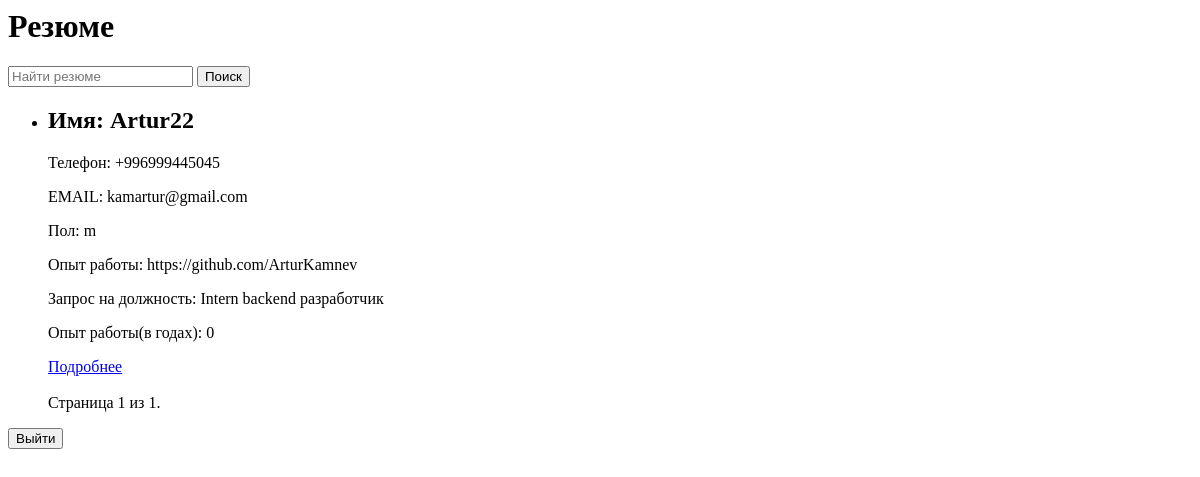
The page /resume_list/ on the database as committed earlier.
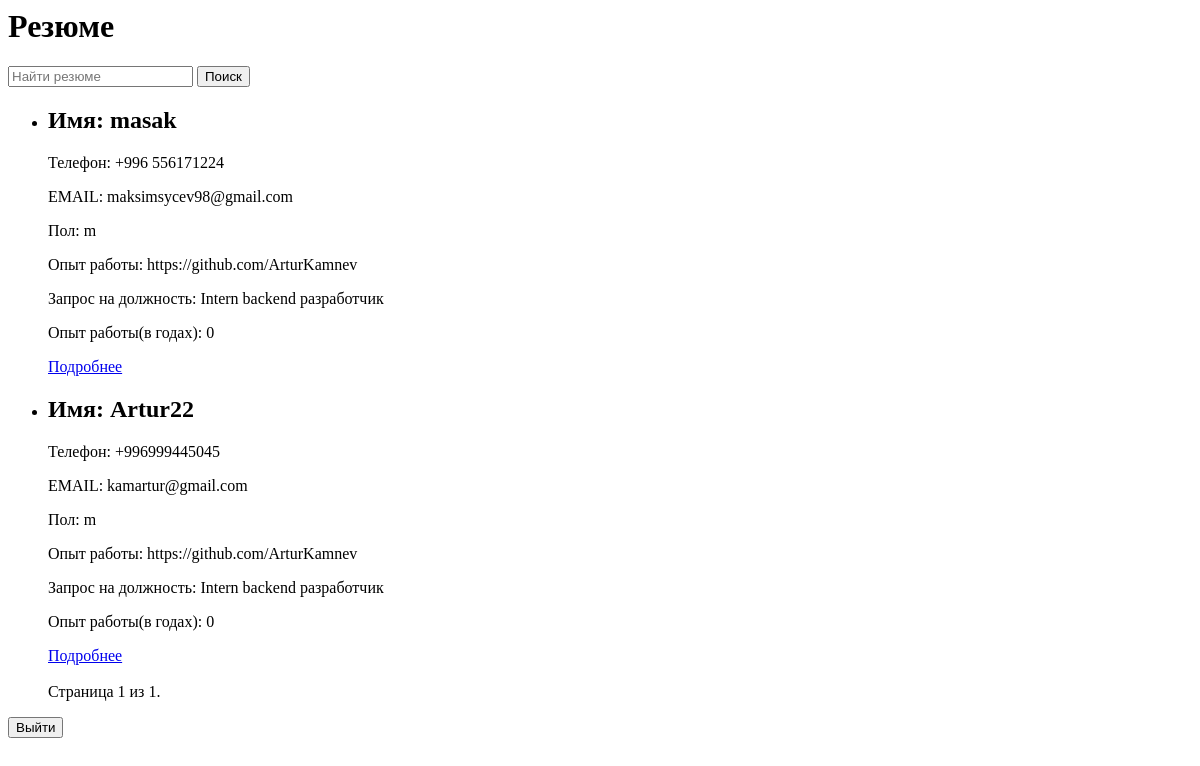
The same page on the database as committed later.
### workregister/models.py (models this page shows, shortened)
class CustomUser(User):
    phone_number = models.CharField(max_length=15)
    gender = models.CharField(max_length=25, default='m')
    link_to_resume = models.URLField()
    position = models.CharField(max_length=150)
    experience_years = models.IntegerField()
    views = models.PositiveIntegerField(default=0, null=True)

### workregister/views.py (the view)
# urls.py: path('resume_list/', views.ResumeListView.as_view(), name='resume_list'),
class ResumeListView(generic.ListView):
    template_name = 'resume_list.html'
    paginate_by = 2
    model = models.CustomUser
    context_object_name = 'resumes'
    def get_queryset(self):
        return self.model.objects.all().order_by('-id')
    def get_context_data(self, **kwargs):
        context = super().get_context_data(**kwargs)
        context['resumes'] = context['page_obj']
        return context

### templates/resume_list.html (shortened to what this page needs)
<h1>Резюме</h1>
<form action="{% url 'resume_search'  %}" method="GET" enctype="multipart/form-data">
    <input type="text" type="search" name="s" placeholder="Найти резюме">
    <button type="submit">Поиск</button>
</form>
<ul>
    {% for resume in resumes %}
    <li>
        <h2>Имя: {{ resume.username }}</h2>
        <p>Телефон: {{ resume.phone_number }}</p>
        <p>EMAIL: {{ resume.email }}</p>
        <p>Пол: {{ resume.gender }}</p>
        <p>Опыт работы: {{ resume.link_to_resume }}</p>
        <p>Запрос на должность: {{ resume.position }}</p>
        <p>Опыт работы(в годах): {{ resume.experience_years }}</p>
        <a href="{% url 'resume_detail' resume.id %}">Подробнее</a>
    </li>
    {% endfor %}
{% if not is_search %}
<div class="pagination">
    <span class="step-links">
        <br>
        <span class="current">
            Страница {{ resumes.number }} из {{ resumes.paginator.num_pages }}.
        </span>
    </span>
</div>
{% endif %}
</ul>
<form action="{% url 'logout' %}" method="post" style="display:inline;">
    <button type="submit" class="logout-btn">Выйти</button>
</form>

Rows that differ between the two databases and show on the page:
added CustomUser: username "masak", phone_number "+996 556171224", email "maksimsycev98@gmail.com", gender "m", link_to_resume "https://github.com/ArturKamnev", position "Intern backend разработчик", experience_years "0"
